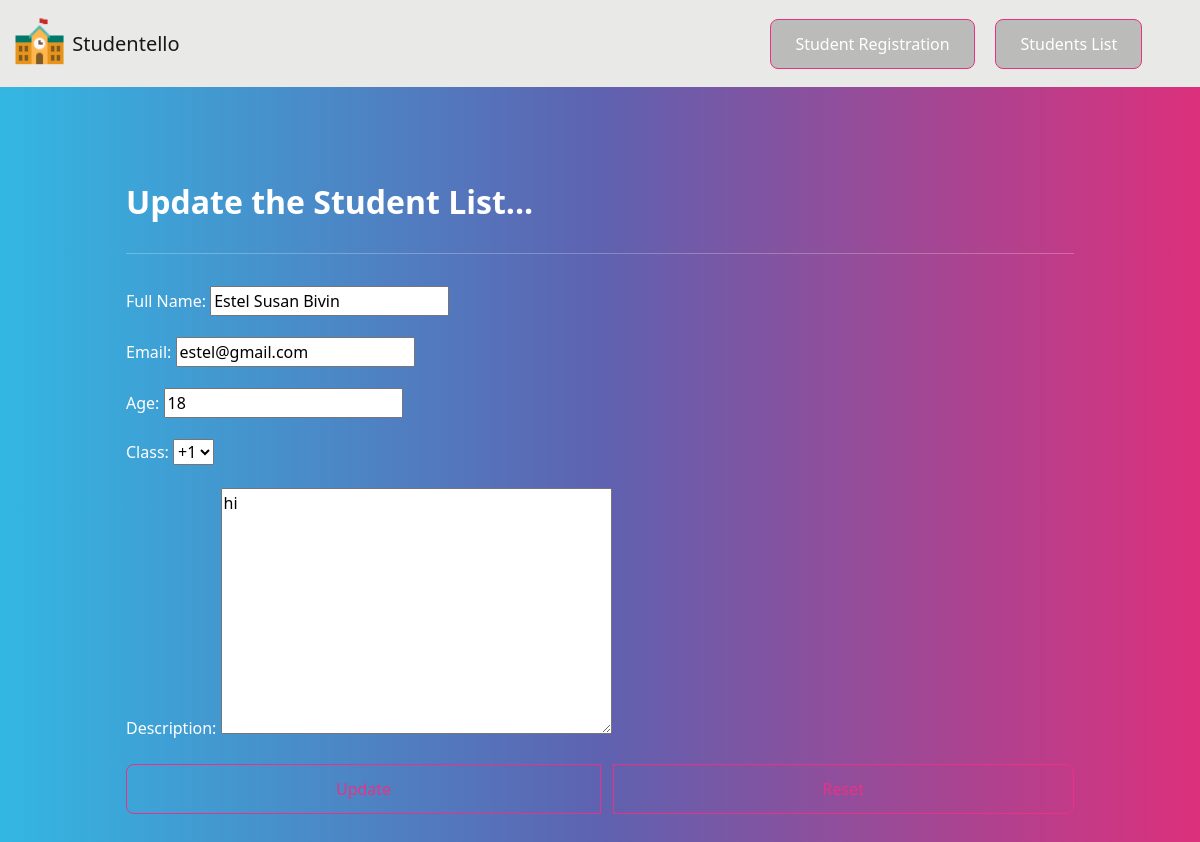
The app's page /updatelist/6/ with its own data.
### studentapp/models.py (models this page shows, shortened)
class Student(models.Model):
    Full_Name=models.CharField(max_length=50,blank=False,null=True)
    Email = models.EmailField(max_length=100,blank=False,null=True)
    Age = models.IntegerField(validators=[age_validation])
    Class =models.CharField(max_length=40,choices = choice,default='---')
    Description= models.TextField(max_length=400,null=True,blank=True)

### studentapp/views.py (the view)
# urls.py: path('updatelist/<str:pk>/',views.updatelist,name='updatelist'),
def updatelist(request,pk):
    stud=Student.objects.get(id=pk)
    form= StudentForm(request.POST or None,instance=stud)
    if request.method=='POST':
        form= StudentForm(request.POST,instance=stud)
        if form.is_valid():
            form.save()
            messages.success(request, "Student data updated Successfully !!!")
            return redirect('viewlist')
    context={'form':form}
    return render(request, 'updatelist.html',context=context)

### studentapp/forms.py
class  StudentForm(forms.ModelForm):
    class Meta:
        model=Student
        fields="__all__"

### templates/updatelist.html (shortened to what this page needs)
{% extends 'base.html' %}
{% load static %}
{% block body %}
<div class="container shadow-md p-5 formLayout">
    <h2> Update the Student List...</h2><hr>
    <form class="form-group row " method="post"  enctype="multipart/form-data">
        {{form.as_p}}
        <br>
        <div  class='btn-group butn'>
            <input class="btn btn-outline-primary" type="submit" value="Update">&nbsp;&nbsp;&nbsp;
            <input class="btn btn-outline-primary" type="reset" value="Reset">
        </div>
    </form>
{% endblock %}

### records on screen
Student: Full_Name "Estel Susan Bivin", Email "estel@gmail.com", Age "18", Class "+1", Description "hi"
